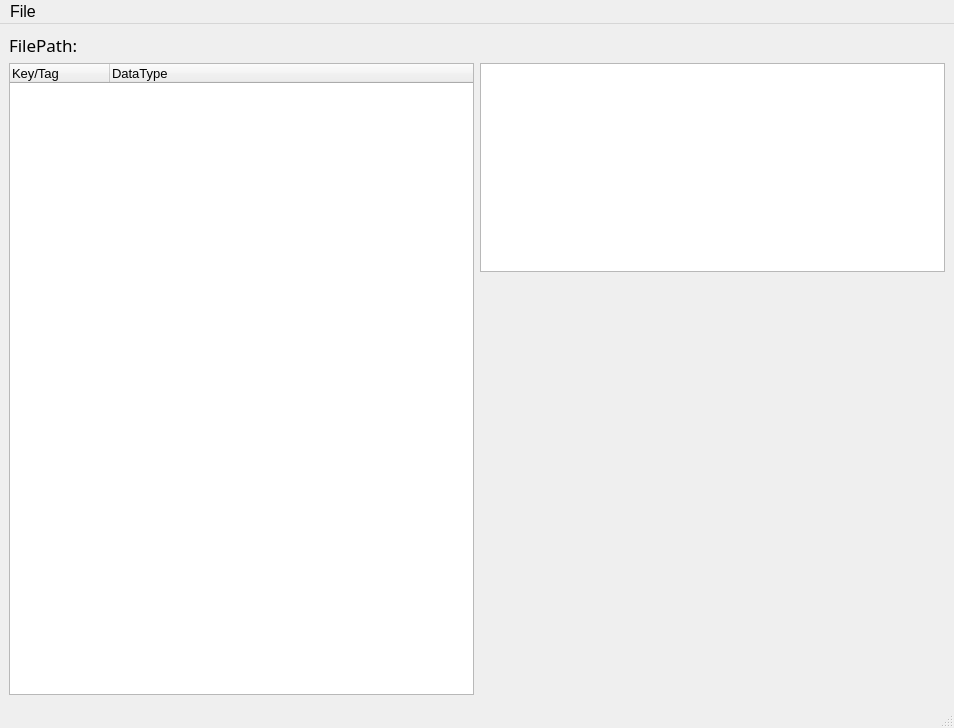
<?xml version="1.0" encoding="UTF-8"?>
<ui version="4.0">
 <class>h5Reader</class>
 <widget class="QMainWindow" name="h5Reader">
  <property name="geometry">
   <rect>
    <x>0</x>
    <y>0</y>
    <width>954</width>
    <height>728</height>
   </rect>
  </property>
  <property name="font">
   <font>
    <pointsize>12</pointsize>
   </font>
  </property>
  <property name="windowTitle">
   <string>MainWindow</string>
  </property>
  <widget class="QWidget" name="centralwidget">
   <layout class="QVBoxLayout" name="verticalLayout_3">
    <item>
     <layout class="QVBoxLayout" name="verticalLayout_2">
      <item>
       <widget class="QLabel" name="label">
        <property name="font">
         <font>
          <family>Microsoft YaHei</family>
          <pointsize>13</pointsize>
         </font>
        </property>
        <property name="text">
         <string>FilePath:</string>
        </property>
       </widget>
      </item>
      <item>
       <layout class="QHBoxLayout" name="horizontalLayout">
        <item>
         <widget class="QTreeWidget" name="tree">
          <column>
           <property name="text">
            <string>Key/Tag</string>
           </property>
           <property name="font">
            <font>
             <pointsize>10</pointsize>
            </font>
           </property>
          </column>
          <column>
           <property name="text">
            <string>DataType</string>
           </property>
           <property name="font">
            <font>
             <pointsize>10</pointsize>
            </font>
           </property>
          </column>
         </widget>
        </item>
        <item>
         <layout class="QVBoxLayout" name="verticalLayout" stretch="1,2">
          <item>
           <widget class="QTableWidget" name="tableWidget"/>
          </item>
          <item>
           <widget class="MatplotlibWidget" name="matplotWidget" native="true"/>
          </item>
         </layout>
        </item>
       </layout>
      </item>
     </layout>
    </item>
   </layout>
  </widget>
  <widget class="QMenuBar" name="menubar">
   <property name="geometry">
    <rect>
     <x>0</x>
     <y>0</y>
     <width>954</width>
     <height>27</height>
    </rect>
   </property>
   <property name="font">
    <font>
     <pointsize>12</pointsize>
    </font>
   </property>
   <widget class="QMenu" name="menuFile">
    <property name="minimumSize">
     <size>
      <width>0</width>
      <height>0</height>
     </size>
    </property>
    <property name="title">
     <string>File</string>
    </property>
    <addaction name="actionOpen"/>
   </widget>
   <addaction name="menuFile"/>
  </widget>
  <widget class="QStatusBar" name="statusbar"/>
  <action name="actionOpen">
   <property name="text">
    <string>Open</string>
   </property>
  </action>
 </widget>
 <customwidgets>
  <customwidget>
   <class>MatplotlibWidget</class>
   <extends>QWidget</extends>
   <header location="global">MatplotlibWidget</header>
   <container>1</container>
  </customwidget>
 </customwidgets>
 <resources/>
 <connections/>
</ui>
